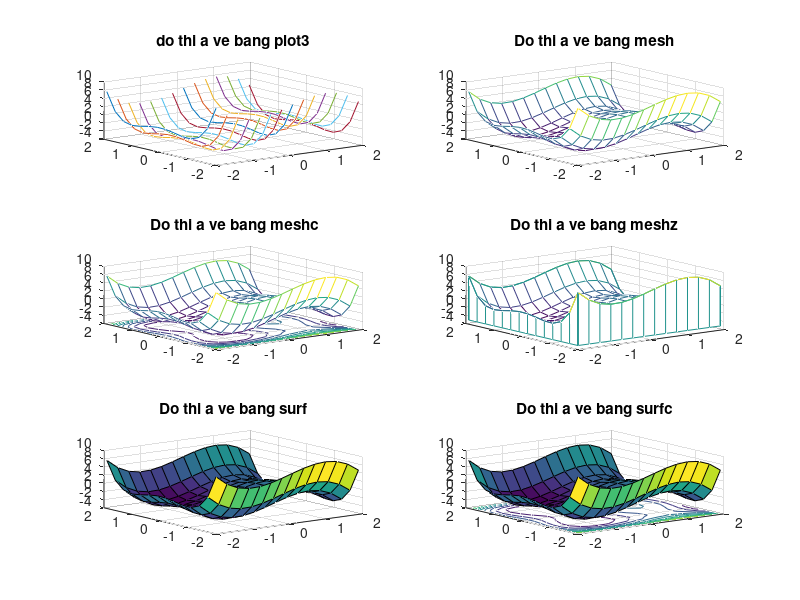

Reproduce this figure in MATLAB.
[x,y]=meshgrid([-2 : 0.3 : 2]);

subplot (3,2,1);
f1 = 3*x - x.^3 - 2*y.^2 + y.^4;
plot3(x,y,f1);
grid on;
title('do thi a ve bang plot3');

subplot(3,2,2);
f1 = 3*x - x.^3 - 2*y.^2 + y.^4;
mesh(x,y,f1);
grid on;
title('Do thi a ve bang mesh');

subplot(3,2,3);
f1 = 3*x - x.^3 - 2*y.^2 + y.^4;
meshc (x,y,f1);
grid on;
title(' Do thi a ve bang meshc');

subplot (3,2,4);
f1 = 3*x - x.^3 - 2*y.^2 + y.^4;
meshz (x,y,f1);
grid on;
title('Do thi a ve bang meshz');

subplot(3,2,5);
f1 = 3*x - x.^3 - 2*y.^2 + y.^4;
surf (x,y,f1);
grid on;
title('Do thi a ve bang surf');

subplot(3,2,6);
f1 = 3*x - x.^3 - 2*y.^2 + y.^4;
surfc (x,y,f1);
grid on;
title('Do thi a ve bang surfc');